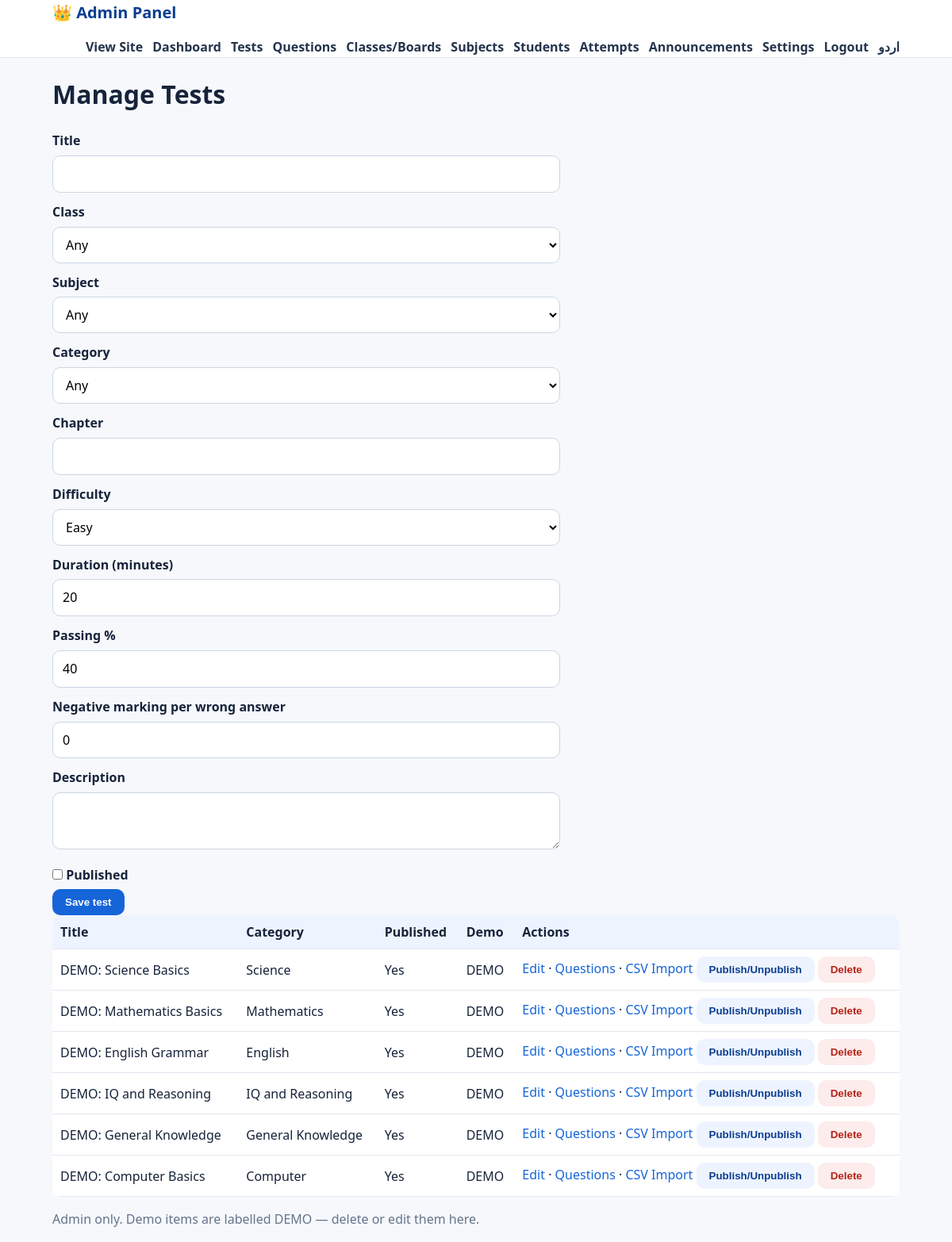
The page /admin/tests.php (signed in) on the database its author committed.
### tables this page shows
CREATE TABLE IF NOT EXISTS tests(id INT AUTO_INCREMENT PRIMARY KEY, title VARCHAR(200) NOT NULL, slug VARCHAR(200) UNIQUE NOT NULL, class_id INT NULL, subject_id INT NULL, category_id INT NULL, chapter VARCHAR(160) DEFAULT '', difficulty ENUM('Easy','Medium','Hard') DEFAULT 'Medium', duration_minutes INT DEFAULT 20, passing_percent INT DEFAULT 40, negative_marking DECIMAL(4,2) DEFAULT 0, description TEXT, is_published TINYINT(1) DEFAULT 0, is_demo TINYINT(1) DEFAULT 0, created_by INT NULL, created_at DATETIME DEFAULT CURRENT_TIMESTAMP, FOREIGN KEY(class_id) REFERENCES classes(id) ON DELETE SET NULL, FOREIGN KEY(subject_id) REFERENCES subjects(id) ON DELETE SET NULL, FOREIGN KEY(category_id) REFERENCES categories(id) ON DELETE SET NULL, FOREIGN KEY(created_by) REFERENCES users(id) ON DELETE SET NULL, INDEX(is_published));

CREATE TABLE IF NOT EXISTS categories(id INT AUTO_INCREMENT PRIMARY KEY, name VARCHAR(120) NOT NULL, slug VARCHAR(120) UNIQUE NOT NULL, is_demo TINYINT(1) DEFAULT 0);

### config.php (called while the page is built, shortened)
<?php
function db(){
    static $pdo=null;
    if($pdo===null){
        $pdo=new PDO('mysql:host='.DB_HOST.';dbname='.DB_NAME.';charset=utf8mb4',DB_USER,DB_PASS,
            [PDO::ATTR_ERRMODE=>PDO::ERRMODE_EXCEPTION,PDO::ATTR_DEFAULT_FETCH_MODE=>PDO::FETCH_ASSOC]);
    }
    return $pdo;
}
function e($s){ return htmlspecialchars((string)$s,ENT_QUOTES,'UTF-8'); }

### admin/tests.php (the view, shortened to what this page needs)
<?php include 'header.php';
$tests=db()->query("SELECT t.*,c.name cat FROM tests t LEFT JOIN categories c ON c.id=t.category_id ORDER BY t.id DESC")->fetchAll();
$edit=null; if(isset($_GET['edit'])){ $s=db()->prepare('SELECT * FROM tests WHERE id=?'); $s->execute([(int)$_GET['edit']]); $edit=$s->fetch(); }
?>
<h1>Manage Tests</h1>
<form method="post"><input type="hidden" name="csrf" value="<?= csrf_token() ?>"><input type="hidden" name="id" value="<?= $edit['id']??'' ?>">
<label>Title</label><input name="title" value="<?= e($edit['title']??'') ?>" required>
<label>Class</label><select name="class_id"><option value="0">Any</option></select>
<label>Subject</label><select name="subject_id"><option value="0">Any</option></select>
<label>Category</label><select name="category_id"><option value="0">Any</option></select>
<label>Chapter</label><input name="chapter" value="<?= e($edit['chapter']??'') ?>">
<label>Difficulty</label><select name="difficulty"><option>Easy</option><option <?= ($edit['difficulty']??'')==='Medium'?'selected':'' ?>>Medium</option><option <?= ($edit['difficulty']??'')==='Hard'?'selected':'' ?>>Hard</option></select>
<label>Duration (minutes)</label><input type="number" name="duration_minutes" value="<?= (int)($edit['duration_minutes']??20) ?>" required>
<label>Passing %</label><input type="number" name="passing_percent" value="<?= (int)($edit['passing_percent']??40) ?>" required>
<label>Negative marking per wrong answer</label><input type="number" step="0.25" name="negative_marking" value="<?= e($edit['negative_marking']??0) ?>">
<label>Description</label><textarea name="description"><?= e($edit['description']??'') ?></textarea>
<label><input type="checkbox" name="is_published" <?= !empty($edit['is_published'])?'checked':'' ?> style="width:auto"> Published</label><br><button class="btn">Save test</button></form>
<table><tr><th>Title</th><th>Category</th><th>Published</th><th>Demo</th><th>Actions</th></tr><?php foreach($tests as $t): ?><tr><td><?= e($t['title']) ?></td><td><?= e($t['cat']??'') ?></td><td><?= $t['is_published']?'Yes':'No' ?></td><td><?= $t['is_demo']?'DEMO':'' ?></td><td><a href="tests.php?edit=<?= $t['id'] ?>">Edit</a> · <a href="questions.php?test_id=<?= $t['id'] ?>">Questions</a> · <a href="import.php?test_id=<?= $t['id'] ?>">CSV Import</a>
<form method="post" style="display:inline"><button class="btn2" name="toggle">Publish/Unpublish</button> <button class="btn2 danger" name="delete" data-confirm="Delete this test and its questions?">Delete</button></form></td></tr><?php endforeach; ?></table>
<?php include 'footer.php'; ?>

### assets/css/style.css (style rules this page uses)
* { box-sizing:border-box }
body { margin:0;font-family:system-ui,-apple-system,Segoe UI,Roboto,Arial,sans-serif;background:#f6f8fc;color:#16233a;line-height:1.55 }
a { color:#1565d8;text-decoration:none }
.btn,.btn2 { display:inline-block;background:#1565d8;color:#fff!important;border:0;border-radius:10px;padding:9px 16px;font-weight:700;cursor:pointer }
.btn2 { background:#eef4ff;color:#0b3d91!important }
.btn2.danger { background:#fdecec;color:#b42318!important }
input,select,textarea { width:100%;padding:10px 12px;border:1px solid #cbd5e1;border-radius:10px;margin:6px 0 12px;font:inherit;background:#fff }
label { font-weight:600 }
form { max-width:640px }
table { width:100%;border-collapse:collapse;background:#fff;border-radius:12px;overflow:hidden }
th,td { padding:9px 10px;border-bottom:1px solid #e2e8f0;text-align:left }
th { background:#eef4ff }

### rows shown on the page
tests: title "DEMO: Science Basics", category.name "Science", is_published "Yes", is_demo "DEMO"
tests: title "DEMO: Mathematics Basics", category.name "Mathematics", is_published "Yes", is_demo "DEMO"
tests: title "DEMO: English Grammar", category.name "English", is_published "Yes", is_demo "DEMO"
tests: title "DEMO: IQ and Reasoning", category.name "IQ and Reasoning", is_published "Yes", is_demo "DEMO"
tests: title "DEMO: General Knowledge", category.name "General Knowledge", is_published "Yes", is_demo "DEMO"
tests: title "DEMO: Computer Basics", category.name "Computer", is_published "Yes", is_demo "DEMO"
